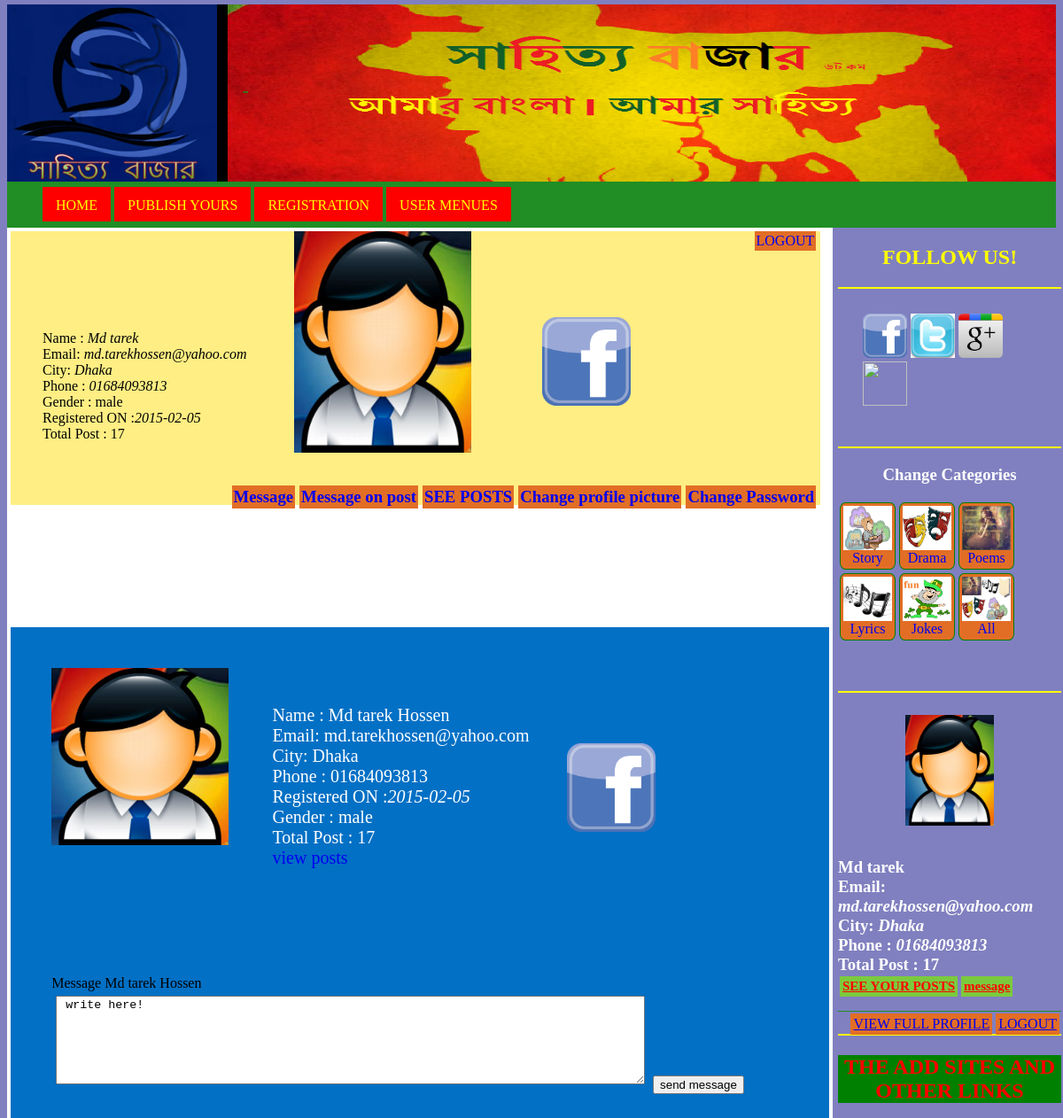
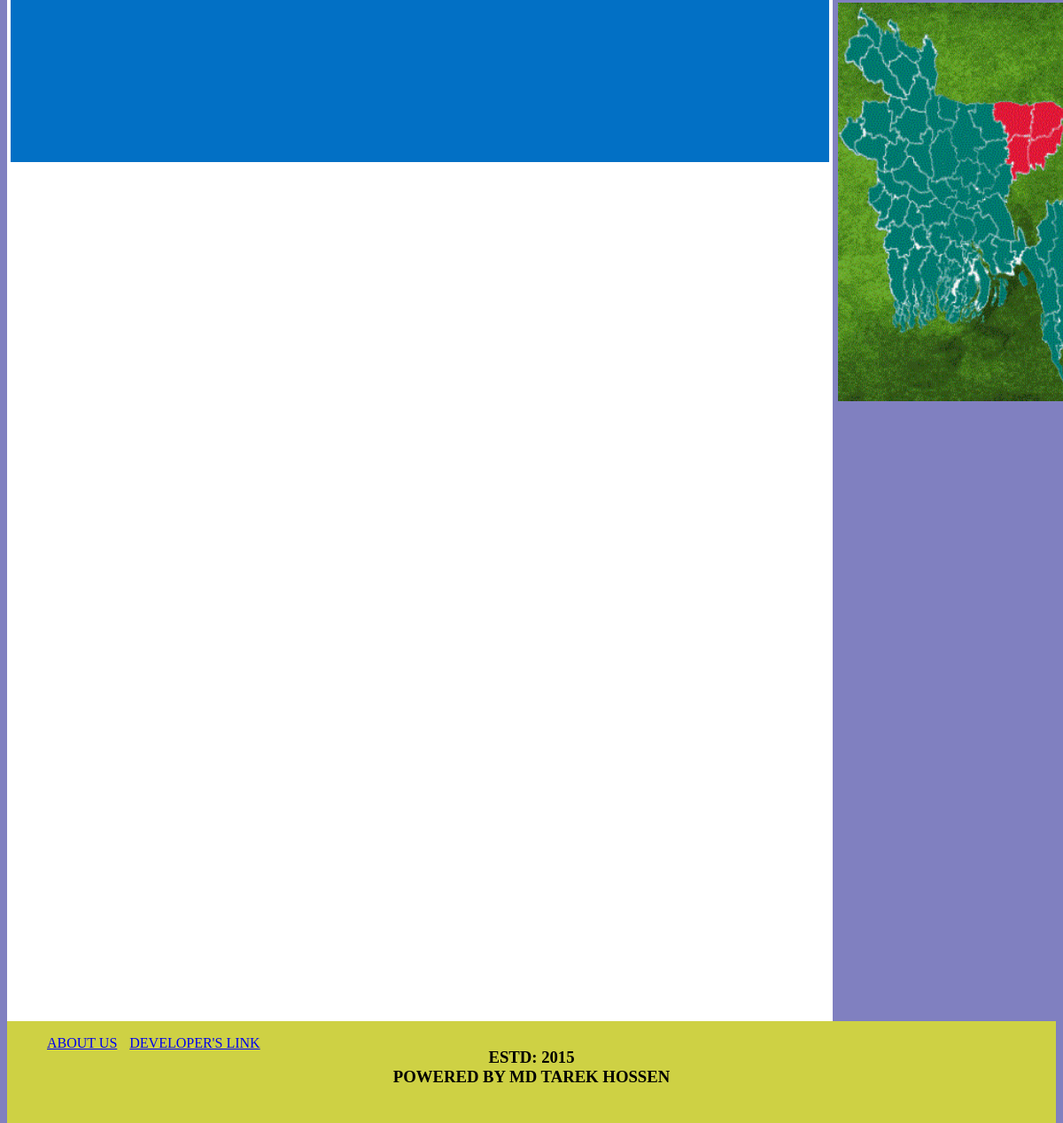
The page /login.php?usv=1 (signed in) on the database its author committed (2 pictures, top to bottom).
### tables this page shows
CREATE TABLE IF NOT EXISTS `user` (
`user_id` int(250) NOT NULL,
  `first_name` varchar(15) NOT NULL,
  `last_name` varchar(15) NOT NULL,
  `email` varchar(50) NOT NULL,
  `login_name` varchar(20) NOT NULL,
  `city` varchar(10) NOT NULL,
  `gender` varchar(6) NOT NULL DEFAULT 'male',
  `phone` varchar(15) NOT NULL,
  `password` varchar(30) NOT NULL,
  `register_date` varchar(20) NOT NULL,
  `image_name` varchar(100) NOT NULL,
  `activated` int(1) NOT NULL DEFAULT '0',
  `fb` varchar(50) DEFAULT NULL,
  `fba` int(1) DEFAULT NULL
);

### includes/del_view.php (the view, shortened to what this page needs)
<?php
if(isset($_GET['usv'])){
$user=mysql_real_escape_string($_GET['usv']);
$query1=mysql_query("SELECT first_name,last_name,email,city,gender,phone,register_date,image_name,fb,fba FROM user WHERE user_id='$user'");
$row=mysql_fetch_array($query1);
$first_name=$row['first_name'];
$last_name=$row['last_name'];
$city=$row['city'];
$gender=$row['gender'];
$email=$row['email'];
$phone=$row['phone'];
$register_date=$row['register_date'];
$image_name=$row['image_name'];
$fb=$row['fb'];
$fba=$row['fba'];
$fb="http://".$fb;
$query=mysql_query("SELECT post_id FROM post WHERE person_id='$user'");
$count=mysql_num_rows($query);
?>
<div id="usv">
<img src="profile_picture/<?php echo $image_name;?>" width="200px" height="200px">
<div id="your_info">
Name : <?php echo $first_name;
echo "  ".$last_name;?><br>
Email: <?php echo $email;?><br>
City: <?php echo $city;?><br>
Phone : <?php echo $phone;?><br>
Registered ON :<i><?php echo $register_date;?></i><br>
Gender : <?php echo $gender;?> <br>
Total Post : <?php echo $count;?><br>
<a href="login.php?vhp=<?php echo $user."&&con=1";?>">view posts </a>
</div>
<div id="comm">
<?php
if($fba){ ?>
<a href="<?php echo $fb;?>">
<img src="image/facebook.png" width="100px" height="100px"></a>
<?php
} ?>
</div>
<br><br><br><br><br><br><br><br><br>
<form action="login.php?pmsg_to=<?php echo $user;?>" method="post" >
Message  <?php echo $first_name."  ".$last_name; ?> <br>
<textarea name="pmsg" type="text" style="margin:5px;width: 80%;height: 100px;"> write here!</textarea>
<input type="submit" name="submit_pmsg" value="send message">
</form>
</div>
<?php
}
?>

### style.css (style rules this page uses)
body { margin-top:5px;background:#8080C0; }
#main_content a { text-decoration:none; }
#your_info { margin-left:30%;margin-top:-19%;color:white;font-size:20px; }
#usv { padding:5%;background:#0270C5;margin-top:10%;height:30%; }
#comm { margin-left:70%;margin-top:-17%; }

### rows shown on the page
user: image_name (picture), first_name "Md tarek", last_name "Hossen", email "md.tarekhossen@yahoo.com", city "Dhaka", phone "01684093813", register_date "2015-02-05", gender "male"

### other values the page prints
$_SESSION['first_name'] "Md tarek"
$_SESSION['email'] "md.tarekhossen@yahoo.com"
$_SESSION['city'] "Dhaka"
$_SESSION['phone'] "01684093813"
$_SESSION['gender'] "male"
$_SESSION['register_date'] "2015-02-05"
$count "17 17"
$count "17"
